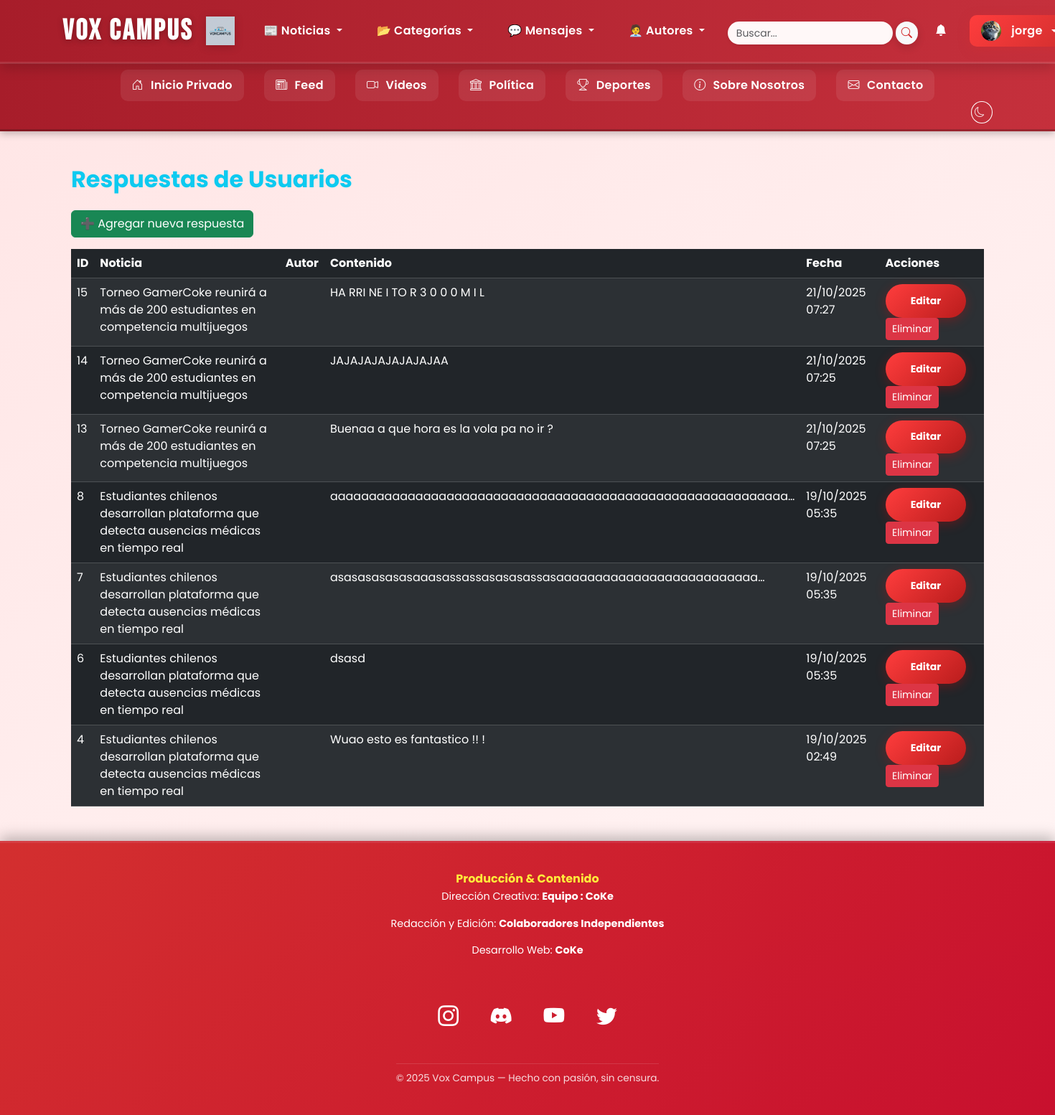
Screenshot of /respuestas/ (signed in) with the database file from the repository.
### noticias/models.py (models this page shows, shortened)
class Perfil(models.Model):
    user = models.OneToOneField(User, on_delete=models.CASCADE, related_name='perfil')
    bio = models.TextField(blank=True, null=True)
    avatar = models.ImageField(upload_to='avatares/', blank=True, null=True)
    rol = models.CharField(
        max_length=20,
        choices=[('autor', 'Autor'), ('admin', 'Administrador')],
        default='autor'
    )

class Respuesta(models.Model):
    noticia = models.ForeignKey(Noticia, on_delete=models.CASCADE, related_name='respuestas')
    autor = models.ForeignKey(User, on_delete=models.CASCADE, related_name='respuestas')
    contenido = models.TextField(max_length=500)
    fecha_creacion = models.DateTimeField(default=timezone.now)

class Noticia(models.Model):
    titulo = models.CharField(max_length=200)
    contenido = models.TextField()
    categoria = models.ForeignKey(Categoria, on_delete=models.PROTECT, related_name='noticias')
    autor = models.ForeignKey(User, on_delete=models.CASCADE, related_name='noticias')
    fecha_creacion = models.DateTimeField(auto_now_add=True)
    imagen = models.ImageField(upload_to='noticias/', blank=True, null=True)

### noticias/views.py (the view)
# urls.py: path('respuestas/', views.lista_respuestas, name='lista_respuestas'),
def lista_respuestas(request):
    respuestas = Respuesta.objects.select_related('noticia').order_by('-fecha_creacion')
    return render(request, 'noticias/respuestas_list.html', {'respuestas': respuestas})

### noticias/context_processors.py (called while the page is built)
def contadores_globales(request):
    if request.user.is_authenticated:
        notif_count = Notificacion.objects.filter(usuario=request.user, leido=False).count()
        mensajes_no_leidos = Mensaje.objects.filter(receptor=request.user, leido=False).count() if hasattr(request.user, 'mensaje_set') else 0
    else:
        notif_count = 0
        mensajes_no_leidos = 0
    return {
        'notif_count': notif_count,
        'mensajes_no_leidos': mensajes_no_leidos,
    }

def notificaciones_context(request):
    if request.user.is_authenticated:
        notif_count = Notificacion.objects.filter(usuario=request.user, leido=False).count()
    else:
        notif_count = 0
    return {'notif_count': notif_count}

### templates/noticias/respuestas_list.html (shortened to what this page needs)
{% extends 'noticias/base.html' %}
{% block content %}
<div class="container my-5">
   <h2 class="text-info mb-4 fw-bold">Respuestas de Usuarios</h2>
   <a href="{% url 'crear_respuesta' %}" class="btn btn-success mb-3">➕ Agregar nueva respuesta</a>
   <table class="table table-dark table-striped">
      <thead>
         <tr>
            <th>ID</th>
            <th>Noticia</th>
            <th>Autor</th>
            <th>Contenido</th>
            <th>Fecha</th>
            <th>Acciones</th>
         </tr>
      </thead>
      <tbody>
         {% for r in respuestas %}
         <tr>
            <td>{{ r.id }}</td>
            <td>{{ r.noticia.titulo }}</td>
            <td>{{ r.nombre_autor }}</td>
            <td>{{ r.contenido|truncatechars:60 }}</td>
            <td>{{ r.fecha_creacion|date:"d/m/Y H:i" }}</td>
            <td>
               <a href="{% url 'editar_respuesta' r.id %}" class="btn btn-primary btn-sm">Editar</a>
               <a href="{% url 'eliminar_respuesta' r.id %}" class="btn btn-danger btn-sm">Eliminar</a>
            </td>
         </tr>
         {% empty %}
         <tr>
            <td colspan="6" class="text-center">No hay respuestas registradas.</td>
         </tr>
         {% endfor %}
      </tbody>
   </table>
</div>
{% endblock %}

### templates/noticias/base.html (shortened to what this page needs)
{% load static %}
<!DOCTYPE html>
<html lang="es">
<head>
   <link href="https://cdn.jsdelivr.net/npm/bootstrap@5.3.2/dist/css/bootstrap.min.css" rel="stylesheet" />
   <link href="https://cdn.jsdelivr.net/npm/bootstrap-icons@1.11.1/font/bootstrap-icons.css" rel="stylesheet" />
   <link rel="stylesheet" href="{% static 'webnoticias/css/style.css' %}?v=v38" />
</head>
<body>
   <nav class="navbar navbar-expand-lg navbar-dark bg-danger shadow">
      <div class="container">
         <a class="navbar-brand d-flex align-items-center fw-bold"
            href="{% if user.is_authenticated and user.is_superuser %}{% url 'panel_privado' %}{% else %}{% url 'index' %}{% endif %}">
            <span class="me-2 text-white">Vox Campus</span>
            <img src="{% static 'WebNoticias/img/logo.png' %}" alt="Logo Vox Campus"
                 style="height:40px; width:auto; object-fit:contain;" />
         </a>
         <div class="collapse navbar-collapse" id="navbarNav">
            <ul class="navbar-nav mx-auto align-items-center gap-2">
               {% if user.is_authenticated and user.is_superuser or user.is_authenticated and user.is_staff %}
               <li class="nav-item dropdown">
                  <a class="nav-link dropdown-toggle" href="#" id="noticiasDropdown" role="button" data-bs-toggle="dropdown">
                     📰 Noticias
                  </a>
               </li>
               {% endif %}
               {% if user.is_superuser %}
               <li class="nav-item dropdown">
                  <a class="nav-link dropdown-toggle" href="#" id="categoriasDropdown" role="button" data-bs-toggle="dropdown">
                     📂 Categorías
                  </a>
               </li>
               {% endif %}
               {% if user.is_authenticated %}
               <li class="nav-item dropdown">
                  <a class="nav-link dropdown-toggle" href="#" id="mensajesDropdown" role="button" data-bs-toggle="dropdown">
                     💬 Mensajes
                  </a>
               </li>
               {% endif %}
               {% if user.is_authenticated %}
               <li class="nav-item dropdown">
                  <a class="nav-link dropdown-toggle" href="#" id="reporterosDropdown" role="button" data-bs-toggle="dropdown" aria-expanded="false">
                     🧑‍💼 Autores
                  </a>
                     {% if user.is_superuser %}
               </li>
               {% endif %}
             {% endif %}
            </ul>
            <ul class="navbar-nav align-items-center gap-0">
               {% if user.is_authenticated %}
                  <li class="nav-item">
                     <form id="buscador" class="d-flex align-items-center" role="search" method="get" action="{% url 'buscar' %}">
                        <input id="input-busqueda" class="form-control form-control-sm rounded-pill shadow-sm border-0 me-1"
                           type="search" placeholder="Buscar..." name="q" required />
                        <button class="btn btn-light btn-sm rounded-pill px-2 py-0" type="submit" style="height:32px;">
                           <i class="bi bi-search text-danger"></i>
                        </button>
                     </form>
                  </li>
                  <li class="nav-item position-relative">
                     <a href="{% url 'notificaciones' %}" class="nav-link position-relative">
                        <i class="bi bi-bell-fill"></i>
                     </a>
                  </li>
                  <li class="nav-item dropdown">
                     <a class="nav-link dropdown-toggle btn-login px-3 py-2" href="#" id="userDropdown"
                        role="button" data-bs-toggle="dropdown">
                        {% if user.perfil.avatar %}
                           <img src="{{ user.perfil.avatar.url }}" alt="avatar"
                              style="width:28px; height:28px; border-radius:50%; object-fit:cover; margin-right:6px;" />
                        {% else %}
                           <i class="bi bi-person-circle me-1"></i>
                        {% endif %}
                        {{ user.username }}
                     </a>
                  </li>
               {% else %}
                  <li class="nav-item"><a class="btn btn-login fw-bold px-3 py-1" href="{% url 'login' %}">Iniciar Sesión</a></li>
                  <li class="nav-item"><a href="{% url 'registro' %}" class="btn-register px-3 py-1">Regístrate</a></li>
               {% endif %}
            </ul>
         </div>
      </div>
   </nav>
   <div class="subnav">
      <div class="container text-center py-2">
         {% if user.is_authenticated and user.is_superuser %}
            <a href="{% url 'panel_privado' %}" class="subnav-link"><i class="bi bi-house-door"></i> Inicio Privado</a>
         {% else %}
            <a href="{% url 'index' %}" class="subnav-link"><i class="bi bi-house"></i> Inicio</a>
         {% endif %}
         <a href="{% url 'feed' %}" class="subnav-link"><i class="bi bi-newspaper"></i> Feed</a>
         <a href="{% url 'videos' %}" class="subnav-link"><i class="bi bi-camera-video"></i> Videos</a>
         <a href="{% url 'politica' %}" class="subnav-link"><i class="bi bi-bank"></i> Política</a>
         <a href="{% url 'deportes' %}" class="subnav-link"><i class="bi bi-trophy"></i> Deportes</a>
         <a href="{% url 'sobre' %}" class="subnav-link"><i class="bi bi-info-circle"></i> Sobre Nosotros</a>
         <a href="{% url 'contacto' %}" class="subnav-link"><i class="bi bi-envelope"></i> Contacto</a>
         <li class="nav-item d-flex align-items-center ms-2">
            <button id="theme-toggle" class="btn btn-outline-light btn-sm rounded-circle p-1" title="Cambiar tema">
               <i class="bi bi-moon"></i>
            </button>
         </li>
      </div>
   </div>
   <main class="container my-4">
      {% block content %}{% endblock %}
   </main>
   <footer class="footer-premium">
      <div class="footer-container">
         <div class="footer-credits">
            <h4>Producción & Contenido</h4>
            <p>Dirección Creativa: <strong>Equipo : CoKe</strong></p>
            <p>Redacción y Edición: <strong>Colaboradores Independientes</strong></p>
            <p>Desarrollo Web: <strong>CoKe</strong></p>
         </div>
         <div class="footer-social">
            <a href="https://www.instagram.com" target="_blank" class="social-icon"><i class="bi bi-instagram"></i></a>
            <a href="https://discord.com" target="_blank" class="social-icon"><i class="bi bi-discord"></i></a>
            <a href="https://www.youtube.com" target="_blank" class="social-icon"><i class="bi bi-youtube"></i></a>
            <a href="https://twitter.com" target="_blank" class="social-icon"><i class="bi bi-twitter"></i></a>
         </div>
         <div class="footer-bottom">
            <p>&copy; 2025 Vox Campus — Hecho con pasión, sin censura.</p>
         </div>
      </div>
   </footer>
</body>
</html>

### noticias/static/WebNoticias/css/base.css (style rules this page uses)
body { font-family: 'Poppins', sans-serif; color: #212529; scroll-behavior: smooth; margin: 0; background: linear-gradient(145deg, #ffe5e5, #fff6f6); background-attachment: fixed; transition: background-color 0.4s ease, color 0.4s ease; }
a { text-decoration: none; transition: all 0.2s ease; }
.container main, main.container { display:block; }
.navbar-brand img { height: 75px; width: auto; margin-left: 10px; vertical-align: middle; display: inline-block; filter: drop-shadow(0 2px 6px rgba(0,0,0,0.18)); }

### noticias/static/WebNoticias/css/navbar.css (style rules this page uses)
.navbar { background: linear-gradient(90deg, #a71d2a, #c5303c); box-shadow: 0 4px 10px rgba(0,0,0,0.4); border-bottom: 2px solid rgba(255,255,255,0.1); }
.navbar-brand { font-family: 'Bebas Neue','Montserrat',Arial,sans-serif; font-size: 2.5rem; letter-spacing: 3px; color: #fff !important; text-shadow: 0 2px 8px rgba(0,0,0,0.25); transition: transform 0.2s, text-shadow 0.3s; padding-right: 8px; }
.navbar-nav .nav-item { margin: 0 8px; }
.navbar .nav-link { color: #fff; font-weight: 600; letter-spacing: 0.3px; transition: all 0.3s ease; border-radius: 10px; padding: 8px 14px; font-size: 1rem; margin-right: .5rem; }
#theme-toggle { margin-left: auto;; border-color: #fff; color: #fff; transition: all 0.3s ease; }
.subnav { background: linear-gradient(90deg, #a71d2a, #c5303c); border-top: 1px solid rgba(255,255,255,0.15); border-bottom: 3px solid rgba(0,0,0,0.2); box-shadow: 0 3px 10px rgba(0,0,0,0.25); animation: fadeInDown 0.5s ease both; }
.subnav .subnav-link { display: inline-block; color: #fff; font-weight: 600; letter-spacing: 0.3px; margin: 0 12px; padding: 10px 16px; border-radius: 10px; text-decoration: none; background: rgba(255,255,255,0.08); transition: all 0.3s ease; }
.subnav i { margin-right: 6px; opacity: 0.9; }
.navbar-nav.align-items-center { align-items: center !important; }
#buscador { display: flex; align-items: center; margin-top: 5px; }
.navbar-nav.align-items-center > .nav-item { display: flex; align-items: center; }
#input-busqueda { height: 32px; line-height: 32px; padding: 0 10px; width: 200px; max-width: 240px; transition: all 0.3s ease; }
.navbar .nav-item:nth-child(4) { margin-right: 8px; }
#input-busqueda { height: 32px; line-height: 32px; padding: 0 12px; width: 230px; max-width: 280px; background: #fff8f8; transition: all 0.3s ease; }

### noticias/static/WebNoticias/css/panel.css (style rules this page uses)
.navbar, .navbar * { position: relative; z-index: 1000; }

### noticias/static/WebNoticias/css/forms.css (style rules this page uses)
form input, form textarea, form select { border-radius:.5rem; border:1px solid #ced4da; padding:.75rem 1rem; transition:all .3s ease; }
.btn-login { background:linear-gradient(135deg,#ff3d3d,#d32f2f); color:#fff!important; border:none; border-radius:50px; padding:.65rem 1.8rem; font-weight:700; letter-spacing:.4px; font-size:1.05rem; transition:all .3s ease; box-shadow:0 4px 15px rgba(211,47,47,0.35); display:flex; align-items:center; justify-content:center; gap:8px; margin:0; }
.btn-primary { background:linear-gradient(135deg,#ff3d3d,#b91c1c); color:#fff; border:none; border-radius:50px; padding:.8rem 2.2rem; font-weight:700; transition:all .3s ease; box-shadow:0 4px 15px rgba(255,0,0,.25); }
form .btn { border:none; border-radius:12px; font-weight:700; padding:.6rem 1.4rem; font-size:.95rem; transition:all .3s ease; box-shadow:0 4px 12px rgba(0,0,0,.15); vertical-align:middle; }
form .btn, form a.btn { display:inline-flex; align-items:center; justify-content:center; text-decoration:none; height:45px; line-height:1; }

### noticias/static/WebNoticias/css/footer.css (style rules this page uses)
.footer-premium { background:linear-gradient(135deg,#d32f2f,#c8102e); color:#fff; text-align:center; padding:40px 15px 25px; border-top:3px solid rgba(255,255,255,.1); box-shadow:0 -6px 18px rgba(0,0,0,.25); }
.footer-container { max-width:1100px; margin:0 auto; display:flex; flex-direction:column; align-items:center; gap:1.5rem; }
.footer-credits { font-size:.9rem; color:#fff; }
.footer-credits h4 { color:#ffeb3b; font-weight:700; margin-bottom:.3rem; font-size:1rem; }
.footer-social { display:flex; justify-content:center; gap:1.3rem; margin-top:1.2rem; }
.footer-social .social-icon { color:#fff; font-size:1.6rem; transition:all .3s ease; }
.footer-bottom { border-top:1px solid rgba(255,255,255,.15); margin-top:1.2rem; padding-top:10px; font-size:.85rem; opacity:.85; }
.footer-premium .social-icon { font-size:1.8rem; color:#fff; margin:0 12px; transition: all .3s ease; }

### noticias/static/WebNoticias/css/perfil.css (style rules this page uses)
.badge.bg-danger, { background: linear-gradient(135deg,#dc3545,#f85b69); }

### noticias/static/WebNoticias/css/responsive.css (style rules this page uses)
html { scroll-behavior: smooth; }

### rows the page displays
Respuesta: id "15", noticia.titulo "Torneo GamerCoke reunirá a más de 200 estudiantes en competencia multijuegos", contenido "HA RRI NE I TO R 3 0 0 0 M I L", fecha_creacion "21/10/2025 07:27"
Respuesta: id "14", noticia.titulo "Torneo GamerCoke reunirá a más de 200 estudiantes en competencia multijuegos", contenido "JAJAJAJAJAJAJAJAA", fecha_creacion "21/10/2025 07:25"
Respuesta: id "13", noticia.titulo "Torneo GamerCoke reunirá a más de 200 estudiantes en competencia multijuegos", contenido "Buenaa a que hora es la vola pa no ir ?", fecha_creacion "21/10/2025 07:25"
Respuesta: id "8", noticia.titulo "Estudiantes chilenos desarrollan plataforma que detecta ausencias médicas en tiempo real", contenido "aaaaaaaaaaaaaaaaaaaaaaaaaaaaaaaaaaaaaaaaaaaaaaaaaaaaaaaaaaa…", fecha_creacion "19/10/2025 05:35"
Respuesta: id "7", noticia.titulo "Estudiantes chilenos desarrollan plataforma que detecta ausencias médicas en tiempo real", contenido "asasasasasasaaasassassasasasassasaaaaaaaaaaaaaaaaaaaaaaaaaa…", fecha_creacion "19/10/2025 05:35"
Respuesta: id "6", noticia.titulo "Estudiantes chilenos desarrollan plataforma que detecta ausencias médicas en tiempo real", contenido "dsasd", fecha_creacion "19/10/2025 05:35"
Respuesta: id "4", noticia.titulo "Estudiantes chilenos desarrollan plataforma que detecta ausencias médicas en tiempo real", contenido "Wuao esto es fantastico !! !", fecha_creacion "19/10/2025 02:49"

### other values shown
{{ user.username }} "jorge"
